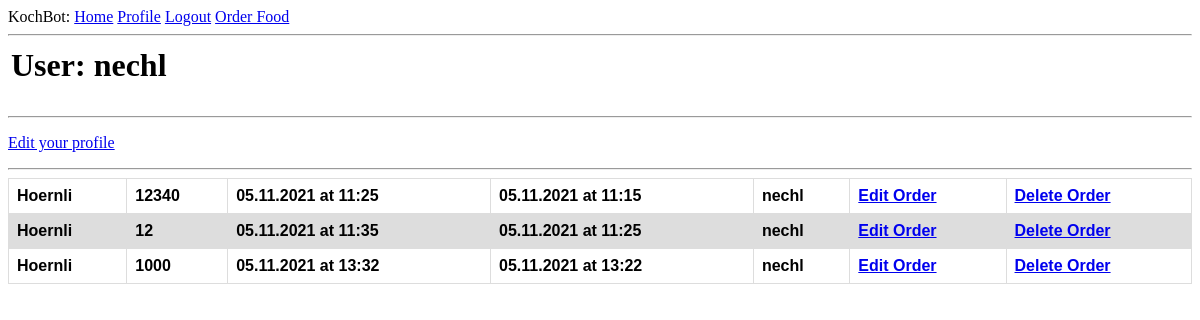
Screenshot of /user/nechl (signed in) with the database file from the repository.
### app/models.py (models this page shows, shortened)
class User(UserMixin, db.Model):
    id = db.Column(db.Integer, primary_key=True)
    username = db.Column(db.String(64), index=True, unique=True)
    email = db.Column(db.String(120), index=True, unique=True)
    password_hash = db.Column(db.String(128))
    orders = db.relationship('Order', backref='author', lazy='dynamic')

class Order(db.Model):
    id = db.Column(db.Integer, primary_key = True)
    food = db.Column(db.String(140))
    timestamp = db.Column(db.DateTime,  default=datetime.utcnow)
    amount = db.Column(db.Integer())
    finished_at = db.Column(db.DateTime, index = True)
    start_at = db.Column(db.DateTime)
    user_id = db.Column(db.Integer, db.ForeignKey('user.id'))
    cooking = db.Column(db.Boolean, default = False)

### app/routes.py (the view)
@app.route('/user/<username>')
@login_required
def user(username):
    user = User.query.filter_by(username=username).first_or_404()
    orders = Order.query.order_by(Order.finished_at.asc()).all()
    return render_template('user.html', user=user, orders=orders)

### app/models.py (called while the page is built)
@login.user_loader
def load_user(id):
    return User.query.get(int(id))

### app/templates/user.html
{% extends "base.html" %}
{% block content %}
    <table>
        <tr valign="top">
            <td><h1>User: {{ user.username }}</h1></td>
        </tr>
    </table>
    <hr>
    {% if user == current_user %}
        <p><a href="{{ url_for('edit_profile') }}">Edit your profile</a></p>
    {% endif %}
    <hr>
    <table id="orders">
        {% for order in orders %}
            {% include '_order.html' %}
        {% endfor %}
    </table>
{% endblock %}

### app/templates/_order.html
<tr id="orders">
    <th id="orders">{{ order.food }}</th>
    <th id="orders">{{ order.amount }}</th>
    <th id="orders">{{ order.finished_at.strftime("%d.%m.%Y at %H:%M") }}</th>
    <th id="orders">{{ order.start_at.strftime("%d.%m.%Y at %H:%M") }}</th>
    <th id="orders">{{ order.user_id }}</th>
    <th id="orders"><a href="{{ url_for('edit_order', id=order.id) }}">Edit Order</a></th>
    <th id="orders"><a href="{{ url_for('delete_order', id=order.id) }}">Delete Order</a></th>
</tr>

### app/static/style/style.css (style rules this page uses)
table#orders { font-family: Arial, sans-serif; font-style:normal; border-collapse: collapse; width: 100%; }
td#orders, th#orders { border: 1px solid #dddddd; text-align: left; padding: 8px; }
tr#orders:nth-child(even) { background-color: #dddddd; }

### rows the page displays
User: username "nechl"
Order: food "Hoernli", amount "12340", finished_at "05.11.2021 at 11:25", start_at "05.11.2021 at 11:15", user_id "nechl"
Order: food "Hoernli", amount "12", finished_at "05.11.2021 at 11:35", start_at "05.11.2021 at 11:25", user_id "nechl"
Order: food "Hoernli", amount "1000", finished_at "05.11.2021 at 13:32", start_at "05.11.2021 at 13:22", user_id "nechl"
